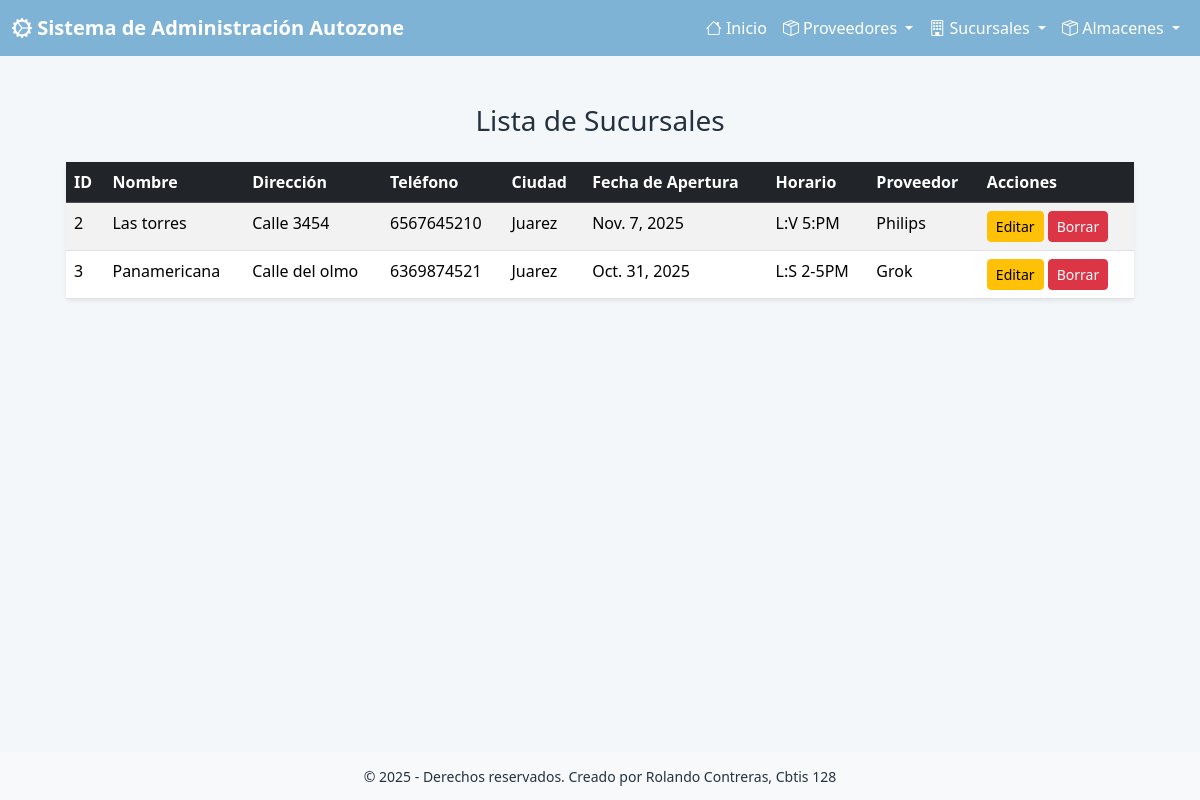
Screenshot of /ver_sucursal/ with the database file from the repository.
### app_Autozone/models.py (models this page shows, shortened)
class Sucursal(models.Model):
    nombre = models.CharField(max_length=100)
    direccion = models.CharField(max_length=200)
    telefono = models.CharField(max_length=20)
    ciudad = models.CharField(max_length=50)
    fecha_apertura = models.DateField()
    horario = models.CharField(max_length=100)
    id_proveedor = models.ForeignKey(
        Proveedor,
        on_delete=models.CASCADE,
        related_name='sucursales',
        verbose_name='Proveedor'
    )
    class Meta:
        verbose_name = 'Sucursal'
        verbose_name_plural = 'Sucursales'

class Proveedor(models.Model):
    nombre = models.CharField(max_length=100)
    direccion = models.CharField(max_length=200)
    telefono = models.CharField(max_length=20)
    email = models.EmailField(max_length=50)
    fecha_registro = models.DateField()
    dias_entrega = models.CharField(max_length=150)
    hora_entrega = models.CharField(max_length=50)
    class Meta:
        verbose_name = 'Proveedor'
        verbose_name_plural = 'Proveedores'

### app_Autozone/views.py (the view)
# urls.py: path('ver_sucursal/', views.ver_sucursal, name='ver_sucursal'),
def ver_sucursal(request):
    sucursales = Sucursal.objects.all()
    return render(request, 'sucursal/ver_sucursal.html', {'sucursales': sucursales})

### app_Autozone/templates/sucursal/ver_sucursal.html
{% extends 'base.html' %}
{% block content %}
<div class="container mt-4">
  <h3 class="text-center mb-4">Lista de Sucursales</h3>
  <table class="table table-striped table-hover shadow-sm rounded">
    <thead class="table-dark">
      <tr>
        <th>ID</th>
        <th>Nombre</th>
        <th>Dirección</th>
        <th>Teléfono</th>
        <th>Ciudad</th>
        <th>Fecha de Apertura</th>
        <th>Horario</th>
        <th>Proveedor</th>
        <th>Acciones</th>
      </tr>
    </thead>
    <tbody>
      {% for s in sucursales %}
      <tr>
        <td>{{ s.id }}</td>
        <td>{{ s.nombre }}</td>
        <td>{{ s.direccion }}</td>
        <td>{{ s.telefono }}</td>
        <td>{{ s.ciudad }}</td>
        <td>{{ s.fecha_apertura }}</td>
        <td>{{ s.horario }}</td>
        <td>{{ s.id_proveedor.nombre }}</td>
        <td>
          <a href="{% url 'actualizar_sucursal' s.id %}" class="btn btn-warning btn-sm">Editar</a>
          <a href="{% url 'borrar_sucursal' s.id %}" class="btn btn-danger btn-sm">Borrar</a>
        </td>
      </tr>
      {% empty %}
      <tr><td colspan="9" class="text-center">No hay sucursales registradas.</td></tr>
      {% endfor %}
    </tbody>
  </table>
</div>
{% endblock %}

### app_Autozone/templates/base.html (shortened to what this page needs)
<!doctype html>
<html lang="es">
<head>
  <link href="https://cdn.jsdelivr.net/npm/bootstrap@5.3.2/dist/css/bootstrap.min.css" rel="stylesheet">
  <link href="https://cdn.jsdelivr.net/npm/bootstrap-icons@1.11.3/font/bootstrap-icons.css" rel="stylesheet">
</head>
<body>
  {% include 'navbar.html' %}
  <div class="container main-container">
    {% block content %}{% endblock %}
  </div>
  {% include 'footer.html' %}
</body>
</html>

### app_Autozone/templates/navbar.html (shortened to what this page needs)
<nav class="navbar navbar-expand-lg" style="background: var(--primary);">
    <div class="container-fluid">
      <a class="navbar-brand text-white" href="{% url 'inicio_autozone' %}">
        <i class="bi bi-gear-wide-connected"></i> Sistema de Administración Autozone
      </a>
      <div class="collapse navbar-collapse" id="mainNav">
        <ul class="navbar-nav ms-auto">
          <li class="nav-item"><a class="nav-link text-white" href="{% url 'inicio_autozone' %}"><i class="bi bi-house"></i> Inicio</a></li>
          <li class="nav-item dropdown">
            <a class="nav-link dropdown-toggle text-white" href="#" role="button" data-bs-toggle="dropdown">
              <i class="bi bi-box-seam"></i> Proveedores
            </a>
          </li>
          <li class="nav-item dropdown">
            <a class="nav-link dropdown-toggle text-white" href="#" role="button" data-bs-toggle="dropdown">
              <i class="bi bi-building"></i> Sucursales
            </a>
          </li>
          <li class="nav-item dropdown">
            <a class="nav-link dropdown-toggle text-white" href="#" role="button" data-bs-toggle="dropdown">
              <i class="bi bi-box-seam"></i> Almacenes
            </a>
          </li>
        </ul>
      </div>
    </div>
  </nav>

### app_Autozone/templates/footer.html
<footer class="text-center">
    <div class="container">
      <small>&copy; {% now "Y" %} - Derechos reservados. Creado por Rolando Contreras, Cbtis 128</small>
    </div>
  </footer>

### app_Autozone/templates/base.html (style rules this page uses)
:root { --primary:#7FB3D5; --accent:#F7D6B5; --muted:#F4F7FA; --card:#FFFFFF; }
body { background: var(--muted); color: #243240; }
.navbar-brand { font-weight: 700; }
.main-container { padding: 24px; }
footer { background:#f8f9fa; padding:12px 0; position: fixed; bottom: 0; width: 100%; }

### rows the page displays
Sucursal: id "2", nombre "Las torres", direccion "Calle 3454", telefono "6567645210", ciudad "Juarez", fecha_apertura "Nov. 7, 2025", horario "L:V 5:PM", id_proveedor.nombre "Philips"
Sucursal: id "3", nombre "Panamericana", direccion "Calle del olmo", telefono "6369874521", ciudad "Juarez", fecha_apertura "Oct. 31, 2025", horario "L:S 2-5PM", id_proveedor.nombre "Grok"
